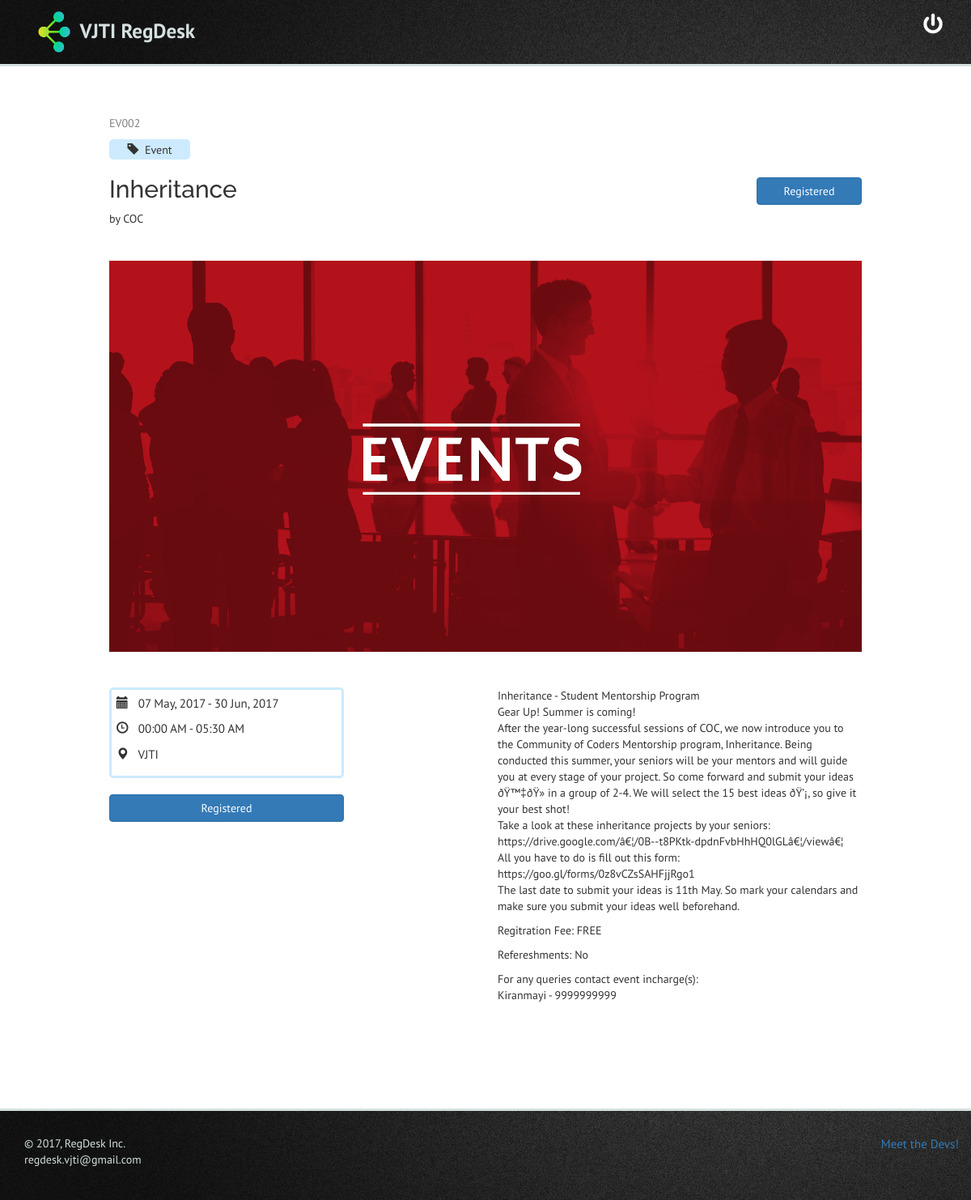
The page /public/event.php?event=2 (signed in) on the database its author committed.
### tables this page shows
CREATE TABLE `events` (
  `event_id` int(11) NOT NULL,
  `event_name` varchar(64) NOT NULL,
  `description` text NOT NULL,
  `start_date` date NOT NULL,
  `start_time` time NOT NULL,
  `end_date` date DEFAULT NULL,
  `end_time` time DEFAULT NULL,
  `venue` varchar(64) NOT NULL,
  `category` tinyint(4) NOT NULL,
  `committee` int(11) NOT NULL,
  `incharge1_name` varchar(50) NOT NULL,
  `incharge1_contact` varchar(10) NOT NULL,
  `incharge2_name` varchar(50) DEFAULT NULL,
  `incharge2_contact` varchar(10) DEFAULT NULL,
  `cost` smallint(6) NOT NULL DEFAULT '0',
  `refreshment` tinyint(1) DEFAULT '0',
  `note` text,
  `manager` int(11) NOT NULL,
  `banner` varchar(5) NOT NULL DEFAULT '.jpg',
  `post_timestamp` timestamp NOT NULL DEFAULT CURRENT_TIMESTAMP
);

CREATE TABLE `categories` (
  `category_id` int(11) NOT NULL,
  `category_name` varchar(20) NOT NULL
);

CREATE TABLE `committees` (
  `committee_id` int(11) NOT NULL,
  `committee_name` varchar(20) NOT NULL
);

### public/event.php (the view, shortened to what this page needs)
<?php
    if (isset($_GET['event'])) {
        require_once(__DIR__ .'/../includes/dbconfig.php');
        $event_id = mysqli_real_escape_string($dbc, trim($_GET['event']));
        $query = "SELECT ev.event_name, ev.description, ev.start_date, ev.end_date, ev.start_time, ev.end_time, ev.venue, ev.banner, cat.category_name, com.committee_name, ev.incharge1_name, ev.incharge1_contact, ev.incharge2_name, ev.incharge2_contact, ev.cost, ev.refreshment, ev.note FROM events as ev INNER JOIN categories as cat ON ev.category = cat.category_id INNER JOIN committees as com ON ev.committee = com.committee_id WHERE ev.event_id = $event_id";
        $result = mysqli_query($dbc, $query);
        if (mysqli_num_rows($result) == 1) {
            $event = mysqli_fetch_array($result);
            $query = "SELECT registration_id FROM registrations WHERE user_id = ".$_SESSION['user_id']." AND event_id = ".$event_id;
            $result = mysqli_query($dbc, $query);
            if (mysqli_num_rows($result) == 1)
              $registered = true;
            else
              $registered = false;
            $filename = "../banners/".str_pad($event_id, 4, 0, STR_PAD_LEFT).$event['banner'];
            if (file_exists($filename)) {
              $source = $filename;
            }
            else {
              $source = "../banners/cover_default.png";
            }
        }
        else
            exit('Event does not exist.');
    }
    else
        exit('Error: event not specified.');
    require_once(__DIR__ .'/../includes/header.php');
?>
  <div class="container" style="padding-bottom:0%;">
  <div class="row">
    <div class="col-sm-6">
      <p style="color: gray;">EV<?php echo htmlspecialchars(str_pad($event_id, 3, '0', STR_PAD_LEFT)); ?></p>
      <p style="max-width: 100px; vertical-align: middle; background-color: rgb(205,234,254); border-radius: 5px; padding: 0.5%; text-align: center;"><span class="glyphicon glyphicon-tag"></span>&nbsp;&nbsp;<?php echo htmlspecialchars($event['category_name']); ?></p>
      <h2 style="font-family: 'Raleway', sans-serif;"><?php echo htmlspecialchars($event['event_name']); ?></h2>
      <p>by <?php echo htmlspecialchars($event['committee_name']); ?></p>
      </div>
      <div class="col-sm-4">
      </div>
      <div class="col-sm-2" style="padding-top:8%;">
      <?php
        if ($registered) {
      ?>
          <button type="button" class="btn btn-primary">Registered</button>
      <?php
        } else {
      ?>
          <a href="../controls/register.php?event=<?php echo htmlspecialchars($event_id); ?>"><button type="button" class="btn btn-primary">Register</button></a>
      <?php
        }
      ?>
      </div>
    </div>
    </div>
<br>
    <div class="container" style="padding-top:1%;padding-bottom:0%;">
        <img src="<?php echo $source; ?>" class="img-responsive" style="margin: auto;">
    </div>
    <br>
    <div class="container" style="padding-top:2%;">
    <div class="row">
    <div class="col-sm-4">
    <div class="schedule">
          <p style="font-size:15px;"><span class="glyphicon glyphicon-calendar"></span>&nbsp;&nbsp;
          <?php
            if (empty($event['end_date']))
                echo htmlspecialchars(date('d M, Y', strtotime($event['start_date'])));
            else
                echo htmlspecialchars(date('d M, Y', strtotime($event['start_date']))).' - '.htmlspecialchars(date('d M, Y', strtotime($event['end_date'])));
          ?></p>
          <p style="font-size:15px;"><span class="glyphicon glyphicon-time"></span>&nbsp;&nbsp;
          <?php
            if (empty($event['end_time']))
                echo htmlspecialchars(date('H:i A', strtotime($event['start_time'])));
            else
                echo htmlspecialchars(date('H:i A', strtotime($event['start_time']))).' - '.htmlspecialchars(date('H:i A', strtotime($event['end_time'])));;
          ?></p>
          <p style="font-size:15px;"><span class="glyphicon glyphicon-map-marker"></span>&nbsp;&nbsp;
          <?php
            echo htmlspecialchars($event['venue']);
          ?></p>
    </div>
    <br>
    <?php
        if ($registered) {
      ?>
          <button type="button" class="btn btn-primary">Registered</button>
      <?php
        } else {
      ?>
          <a href="../controls/register.php?event=<?php echo htmlentities($event_id); ?>"><button type="button" class="btn btn-primary">Register</button></a>
      <?php
        }
      ?>
    </div>
    <div class="col-sm-2">
    </div>
    <div class="col-sm-6" >
       <div style="float:right;">
        <p><?php echo nl2br(htmlspecialchars($event['description'])); ?></p>
        <p>Regitration Fee:
        <?php
          if ($event['cost'] == 0)
            echo 'FREE';
          else
            echo 'Rs. '.$event['cost'];
        ?>
        </p>
        <p>Refereshments:
        <?php
          if ($event['refreshment'] == 0)
            echo 'No';
          else
            echo 'Yes';
        ?>
        </p>
        <p>
          For any queries contact event incharge(s):
          <br>
          <?php
            echo $event['incharge1_name']." - ".$event['incharge1_contact'];
          ?>
        </p>
    </div>
    </div>
    </div>
    </div>
<?php
  require_once(__DIR__ . '/../includes/footer.php');
?>

### css/event.css (style rules this page uses)
.container { padding: 10%; padding-top: 5%; }
.schedule { border-style: solid; border-color: rgb(205,234,254); border-radius: 5px; padding: 2%; width:100%; }
.btn-primary { width:100%; }

### includes/header.php (style rules this page uses)
body { font-family: 'PT Sans', sans-serif; padding-bottom: 0px; padding-right: 0px; }

### rows shown on the page
events: categories.category_name "Event", event_name "Inheritance", committees.committee_name "COC", start_date "07 May, 2017", end_date "30 Jun, 2017", start_time "00:00 AM", end_time "05:30 AM", venue "VJTI", description "Inheritance - Student Mentorship Program Gear Up! Summer is coming! After the year-long successful sessions of COC, we now introduce you to the Community of Coders Mentorship program, Inheritance. Being conducted this summer, your seniors will be your mentors and will guide you at every stage of your project. So come forward and submit your ideas ðŸ™‡ðŸ» in a group of 2-4. We will select the 15 best ideas ðŸ’¡, so give it your best shot! Take a look at these inheritance projects by your seniors: https://drive.google.com/â€¦/0B--t8PKtk-dpdnFvbHhHQ0lGLâ€¦/viewâ€¦ All you have to do is fill out this form: https://goo.gl/forms/0z8vCZsSAHFjjRgo1 The last date to submit your ideas is 11th May.…", incharge1_name "Kiranmayi", incharge1_contact "9999999999"

### other values the page prints
str_pad($event_id, 3, '0', STR_PAD_LEFT) "002"
USER "regdesk.vjti@gmail.com"
